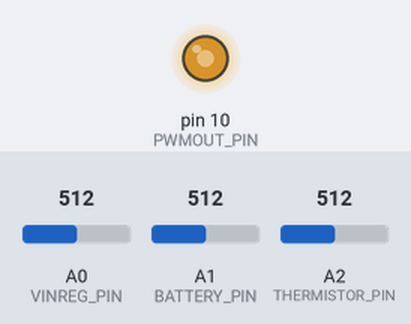
The sketch below on a simulated Arduino Uno, built with avr-gcc and run on an emulated ATmega328P. Shown: output pins drawn as LEDs (lit = HIGH). Inputs (shaded band) come from the test bench; at power-on: A0 (VINREG_PIN) = 512, A1 (BATTERY_PIN) = 512, A2 (THERMISTOR_PIN) = 512. What the sketch prints to the serial monitor is not drawn.

Above: at 1.3 s.
1.4 s: A0 (VINREG_PIN) set to 716
4.0 s: A1 (BATTERY_PIN) set to 900
At 5.4 s:
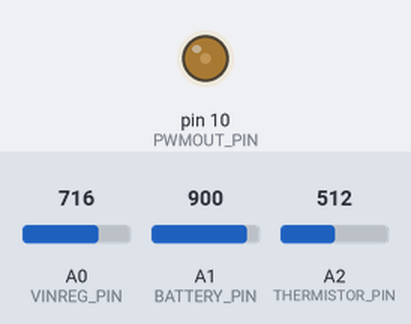
At 7.4 s:
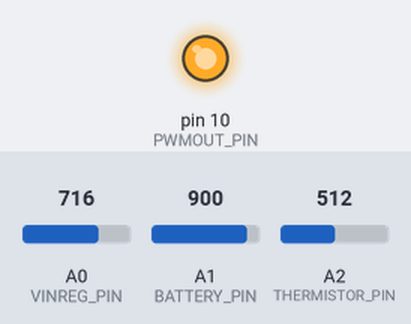
8.5 s: A1 (BATTERY_PIN) set to 15
At 9.7 s:
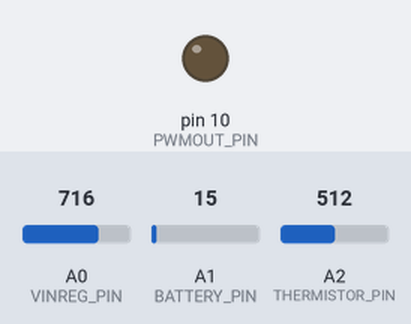
Timing chart, 0 to 11.5 s (numbered marks = the images above; inputs shaded):
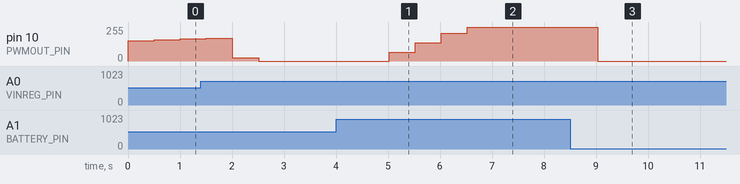

Measured:
- after the input at 4.0 s, pin 10 (PWMOUT_PIN): 0/255 → 67/255 after 1.0 s, → 137/255 0.50 s later, → 209/255 0.50 s later, → 255/255 0.50 s later
- after the input at 8.5 s, pin 10 (PWMOUT_PIN): 255/255 → 0/255 after 0.54 s

The sketch:

IDP2024F_10.1.2024.ino
```cpp
// Declare pins here
#define PWMOUT_PIN 10  // PB2
#define VINREG_PIN A0
#define BATTERY_PIN A1
#define THERMISTOR_PIN A2

// Declare other constants here
#define FET_PERIOD 10 //microseconds
#define DIVIDER_CONSTANT 11 // Approximately
#define IDEAL_DUTY_CYCLE 0.6 // Increased baseline for higher duty cycle start
#define MAX_OUT_VOLTAGE 11.5 // Maximum output voltage limit

#define THERMISTOR_NOMINAL 10000.0
#define TEMPERATURE_NOMINAL 25.0
#define B_COEFFICIENT 3350.0
#define SERIES_RESISTOR 10000.0

// Variables
float outVoltage;
float batteryVoltage;
float temperature;

float dutyCycle = IDEAL_DUTY_CYCLE;

// PID variables
float error = 0;
float integral = 0;
float previousError = 0;
float dt = 0;
float derivative =  0;

unsigned long lastTime = 0;
unsigned long lastVoltageReadTime = 0;
unsigned long lastPIDTime = 0;


// PID constants
#define kP 0.03  // Slightly increased proportional gain
#define kI 0.05  // Increased integral gain to push the duty cycle higher
#define kD 0.0

void setup() {
  pinMode(PWMOUT_PIN, OUTPUT);
  pinMode(BATTERY_PIN, INPUT);
  pinMode(VINREG_PIN, INPUT);

  noInterrupts();

  TCCR1A = (1 << COM1B1) | (1 << WGM11);
  TCCR1B = (1 << WGM12) | (1 << WGM13) | (1 << CS10);

  ICR1 = 160;
  OCR1B = (uint16_t)(IDEAL_DUTY_CYCLE * ICR1);

  interrupts();

  lastTime = micros();
  lastVoltageReadTime = millis();
  lastPIDTime = millis();
  Serial.begin(9600);
}

void loop() {
  unsigned long currentTime = micros();

  OCR1B = (uint16_t)(dutyCycle * ICR1);

  if (currentTime - lastVoltageReadTime >= 10) {
    outVoltage = ((float)analogRead(VINREG_PIN) * DIVIDER_CONSTANT) / 203.0;
    batteryVoltage = ((float)analogRead(BATTERY_PIN) * DIVIDER_CONSTANT) / 203.0;
    lastVoltageReadTime = currentTime;
  }

  if (currentTime - lastPIDTime >= 10) {
    adjustPID();
    lastPIDTime = currentTime;
  }

    temperature = log(SERIES_RESISTOR / (1023.0 / (float)analogRead(THERMISTOR_PIN) - 1.0));
    Serial.print("Debug resistance: ");
    Serial.println(temperature);

    temperature = (1.009249522e-03 + 2.378405444e-04 * temperature + 2.019202697e-07 * temperature * temperature * temperature) - 273.15;
    // Debugging
    Serial.print("Temperature: ");
    Serial.println(temperature);


  delay(500);
}

void adjustPID() {
  unsigned long currentMicros = micros();
  dt = (currentMicros - lastTime) / 1000000.0;
  lastTime = currentMicros;

  error = batteryVoltage + 1.0 - outVoltage;

  integral += error * dt;  // Accumulate integral without clamping
  derivative = (error - previousError) / dt;

  dutyCycle = IDEAL_DUTY_CYCLE + (kP * error) + (kI * integral) + (kD * derivative);

  // Clamp the duty cycle between 0 and 1
  if (dutyCycle > 1) dutyCycle = 1;
  if (dutyCycle < 0) dutyCycle = 0;

  // Debugging information
  previousError = error;
}
```
